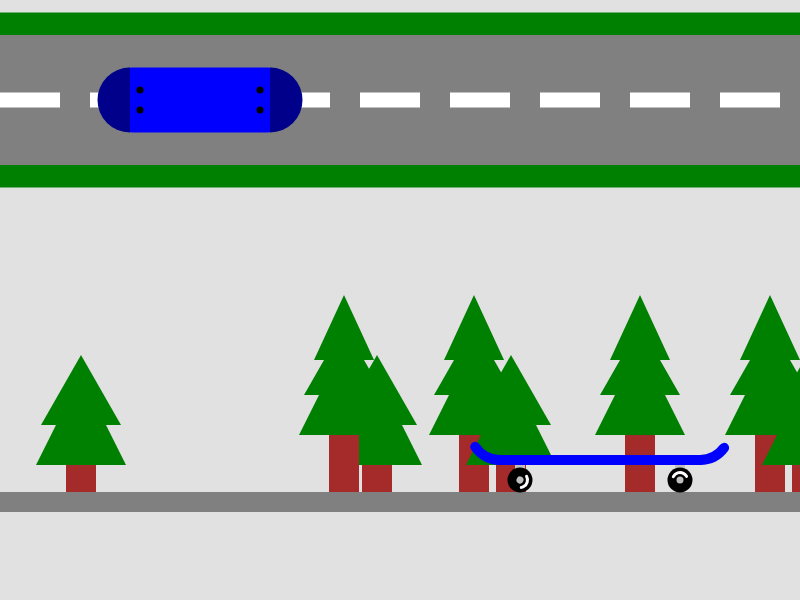
Frame 1 (no input)
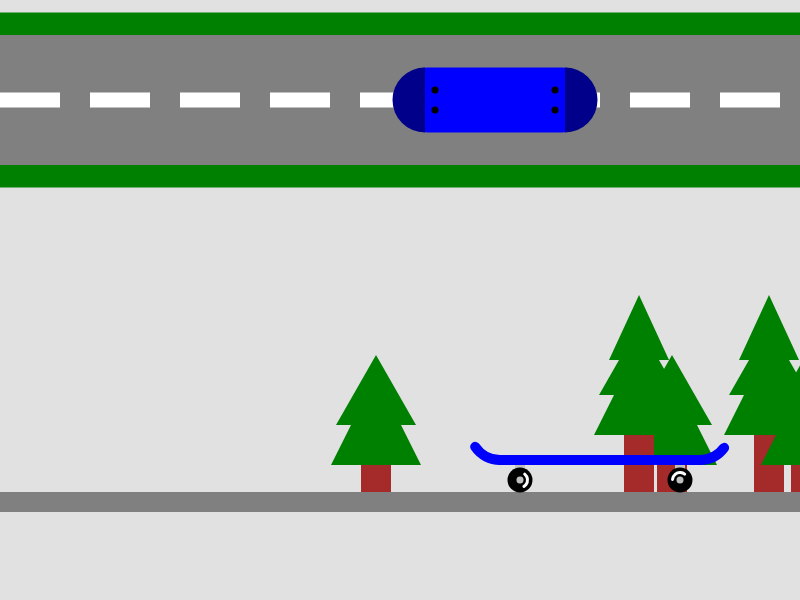
Frame 60 (no input)
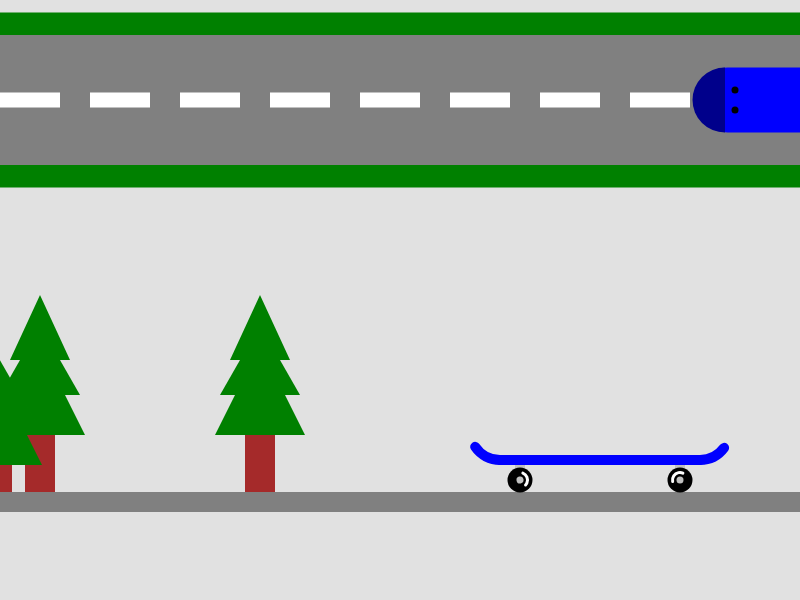
Frame 120 (the mouse pressed at the canvas centre since frame 60)

The p5.js sketch that drew these frames (run headless with seeded random() and noise() and a simulated clock; from frame 60 on, the mouse is pressed at the canvas centre):

// p5.js sketch
// ── sketch.js
let angle = 90
let x = 0
let y = 350

function setup() {
  createCanvas(800,600);
  rectMode(CENTER);
  angleMode(RADIANS)
  blendMode(BLEND)
}

function draw() {
  background(225);
  

    push();//road
      
      fill('green');
      strokeWeight(0);
      rect(400,100,800,175);
  
      fill('gray')
      strokeWeight(0);
      rect(400,100,800,130)
          
      fill('white')
      strokeWeight(0);
      rect(30,100,60,15)    
          
      fill('white')
      strokeWeight(0);
      rect(120,100,60,15)    
  
      fill('white')
      strokeWeight(0);
      rect(210,100,60,15)    
          
      fill('white')
      strokeWeight(0);
      rect(300,100,60,15)    
      
      fill('white')
      strokeWeight(0);
      rect(390,100,60,15)    
  
      fill('white')
      strokeWeight(0);
      rect(480,100,60,15)   
  
      fill('white')
      strokeWeight(0);
      rect(570,100,60,15)   
  
      fill('white')
      strokeWeight(0);
      rect(660,100,60,15)    
  
      fill('white')
      strokeWeight(0);
      rect(750,100,60,15)   
  
    pop();
  
     push();//skateboard topview 
      
        fill('blue');
        strokeWeight(0);
        rect(x + 200,100,200,65,140);

        strokeWeight(0);     
        fill('darkblue')
        arc(x + 130,100,65,65,HALF_PI,HALF_PI + PI);

        strokeWeight(0);     
        fill('darkblue');
        arc(x + 270,100,65,65,HALF_PI + PI,HALF_PI);

        fill('black');
        circle(x + 140,90,7);

        fill('black');
        circle(x + 140,110,7);

        fill('black');        
        circle(x + 260,90,7);

        fill('black');
        circle(x + 260,110,7);
  pop();
 
    push()
  //The following code was found from p5.js reference page, put after modify
      x += 5;
    if (x > width + 25) {
      x = -350;
}

    describe('circle moving to the right');


  function mousePressed() {
    // Start/stop the animation loop
    if (isLooping()) {
      noLoop();
    } else {
      loop();
    }
}

  function keyPressed() {
    // Draw one frame
    redraw();
}
  pop()
  
  
//bottom view

  //street scence
    push();//tree
      
      blendMode(BLEND)
  
      fill('brown')
      strokeWeight(0)
      rect(720 - 220 + y,455,30,80)
      
      fill('green')
      strokeWeight(0)
      triangle(675 - 220 + y,435,720 - 220 + y,345,765 - 220 + y,435)
  
      fill('green')
      strokeWeight(0)
      triangle(680 - 220 + y,395,720 - 220 + y,325,760 - 220 + y,395)
  
      fill('green')
      strokeWeight(0)
      triangle(690 - 220 + y,360,720 - 220 + y,295,750 - 220 + y,360)
  
      fill('brown')
      strokeWeight(0)
      rect(720 + y,455,30,80)
      
      fill('green')
      strokeWeight(0)
      triangle(675 + y,435,720 + y,345,765 + y,435)
  
      fill('green')
      strokeWeight(0)
      triangle(680 + y,395,720 + y,325,760 + y,395)
  
      fill('green')
      strokeWeight(0)
      triangle(690 + y,360,720 + y,295,750 + y,360)

      fill('brown')
      strokeWeight(0)
      rect(720 - 220 - 80 + y,455,30,80)
      
      fill('green')
      strokeWeight(0)
      triangle(675 - 220 - 80 + y,435,720 - 220 - 80 + y,345,765 - 220 - 80 + y,435)
  
      fill('green')
      strokeWeight(0)
      triangle(680 - 220 - 80 + y,395,720 - 220 - 80 + y,325,760 - 220 - 80 + y,395)
  
      fill('green')
      strokeWeight(0)
      triangle(690 - 220 - 80 + y,360,720 - 220 - 80 + y,295,750 - 220 - 80 + y,360)
  
      fill('brown')
      strokeWeight(0)
      rect(720 - 263 + y,455 + 30,30,40)
      
      fill('green')
      strokeWeight(0)
      triangle(675 - 263 + y,435 + 30,720 - 263 + y,345 + 30,765 - 263 + y,435 + 30)
  
      fill('green')
      strokeWeight(0)
      triangle(680 - 263 + y,395 + 30,720 - 263 + y,325 + 30,760 - 263 + y,395 + 30)
  
      fill('brown')
      strokeWeight(0)
      rect(720 - 430 + y,455,30,80)
      
      fill('green')
      strokeWeight(0)
      triangle(675 - 430 + y,435,720 - 430 + y,345,765 - 430 + y,435)
  
      fill('green')
      strokeWeight(0)
      triangle(680 - 430 + y,395,720 - 430 + y,325,760 - 430 + y,395)
  
      fill('green')
      strokeWeight(0)
      triangle(690 - 430 + y,360,720 - 430 + y,295,750 - 430 + y,360)

      fill('brown')
      strokeWeight(0)
      rect(720 - 263 - 430 + y,455 + 30,30,40)
      
      fill('green')
      strokeWeight(0)
      triangle(675 - 263 - 430 + y,435 + 30,720 - 263 - 430 + y,345 + 30,765 - 263 - 430 + y,435 + 30)
  
      fill('green')
      strokeWeight(0)
      triangle(680 - 263 - 430 + y,395 + 30,720 - 263 - 430 + y,325 + 30,760 - 263 - 430 + y,395 + 30)
//  
      fill('brown')
      strokeWeight(0)
      rect(720 - 220 - 80 - 296 + y,455,30,80)
      
      fill('green')
      strokeWeight(0)
      triangle(675 - 220 - 80 - 296 + y,435,720 - 220 - 80 - 296 + y,345,765 - 220 - 80 - 296 + y,435)
  
      fill('green')
      strokeWeight(0)
      triangle(680 - 220 - 80 - 296 + y,395,720 - 220 - 80 - 296 + y,325,760 - 220 - 80 - 296 + y,395)
  
      fill('green')
      strokeWeight(0)
      triangle(690 - 220 - 80 - 296 + y,360,720 - 220 - 80 - 296 + y,295,750 - 220 - 80 - 296 + y,360)
  
      fill('brown')
      strokeWeight(0)
      rect(720 - 263 - 296 + y,455 + 30,30,40)
      
      fill('green')
      strokeWeight(0)
      triangle(675 - 263 - 296 + y,435 + 30,720 - 263 - 296 + y,345 + 30,765 - 263 - 296 + y,435 + 30)
  
      fill('green')
      strokeWeight(0)
      triangle(680 - 263 - 296 + y,395 + 30,720 - 263 - 296 + y,325 + 30,760 - 263 - 296 + y,395 + 30)
  
      fill('brown')
      strokeWeight(0)
      rect(720 - 430 - 296 + y,455,30,80)
      
      fill('green')
      strokeWeight(0)
      triangle(675 - 430 - 296 + y,435,720 - 430 - 296 + y,345,765 - 430 - 296 + y,435)
  
      fill('green')
      strokeWeight(0)
      triangle(680 - 430 - 296 + y,395,720 - 430 - 296 + y,325,760 - 430 - 296 + y,395)
  
      fill('green')
      strokeWeight(0)
      triangle(690 - 430 - 296 + y,360,720 - 430 - 296 + y,295,750 - 430 - 296 + y,360)

      fill('brown')
      strokeWeight(0)
      rect(720 - 263 - 430 - 296 + y,455 + 30,30,40)
      
      fill('green')
      strokeWeight(0)
      triangle(675 - 263 - 430 - 296 + y,435 + 30,720 - 263 - 430 - 296 + y,345 + 30,765 - 263 - 430 - 296 + y,435 + 30)
  
      fill('green')
      strokeWeight(0)
      triangle(680 - 263 - 430 - 296 + y,395 + 30,720 - 263 - 430 - 296 + y,325 + 30,760 - 263 - 430 - 296 + y,395 + 30)

      // fill('green')
      // strokeWeight(0)
      // triangle(690 - 263 + y,360 + 30,720 - 263 + y,295 + 30,750 - 263 + y,360 + 30)
  
  
  
  
  
  
  
  
  
  
  
  
      push()
    //The following code was found from p5.js reference page, put after modify
        y += 5;
    if (y > width + 50) {
      y = -550;
}

      describe('circle moving to the right');


    function mousePressed() {
      // Start/stop the animation loop
      if (isLooping()) {
        noLoop();
      } else {
        loop();
      }
}

    function keyPressed() {
      // Draw one frame
      redraw();
}
    pop()
  

  
  
  
  
  
  
  
  
  
  
  
  
  
  
    push();//ground
      fill('gray');
      strokeWeight(0);
      rect(400,502,800,20);
  pop();
      
    push();//board body
      
      fill('#c0c0c0')
      strokeWeight(0);
      rect(520,470,10,20)
      
      fill('#c0c0c0')
      strokeWeight(0);
      rect(680,470,10,20)
  
      stroke('blue');
      noFill();

      strokeWeight(10);
      arc(500, 430, 60, 60,HALF_PI,4/HALF_PI);

      strokeWeight(10);
      line(500,460,700,460);

      strokeWeight(10);
      arc(700,430,60, 60,1/HALF_PI,HALF_PI);
      
        push();
          translate(520,480)

          fill('black');
          strokeWeight(0);
          circle(0,0,25)

          noFill();
          rotate(angle)
          stroke('white')
          strokeWeight(3)
          arc(0,0,15,15,-4/HALF_PI,-1/HALF_PI)
          
          fill('#c0c0c0');
          strokeWeight(0);
          circle(0,0,7)
      pop();
      
        push();
          translate(680,480)

          fill('black');
          strokeWeight(0);
          circle(0,0,25)

          fill('#c0c0c0');
          strokeWeight(0);
          circle(0,0,7)
          
          noFill();
          rotate(angle)
          stroke('white')
          strokeWeight(3)
          arc(0,0,15,15,HALF_PI,-4/HALF_PI)
      pop();
    angle = angle + 0.1
  pop();
  
  












}
